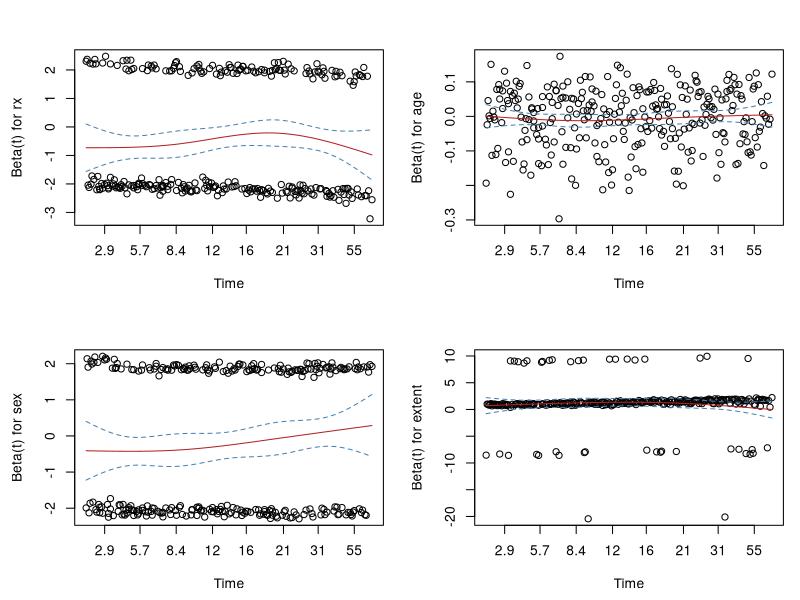

This chart was generated by the following R code:
# ============================================================
# 项目：NCCTG结肠癌辅助化疗试验 生存分析复盘
# 脚本：3-A 环境搭建 + 数据加载 + ITT人群构造
# 数据来源：survival::colon (R package)
# 对应SAP章节：§3 Study Design, §4 Analysis Populations
# ============================================================

# ---- 0. 环境准备 --------------------------------------------

# 清空工作环境，保证可重复性
rm(list = ls())

# 记录R版本（对应SAP §9 Software & Reproducibility）
# 在真实SAP里这个版本号要写死
cat("R version:\n")
print(R.version.string)

# 加载必要包
# 只依赖 survival（base R），避免额外依赖
library(survival)

cat("\nsurvival 包版本:", as.character(packageVersion("survival")), "\n")


# ---- 1. 加载原始数据 ----------------------------------------

# colon数据集说明：
#   - 每个患者有2行，由etype区分：
#     etype = 1: recurrence（复发事件）→ 我们用这个构造RFS
#     etype = 2: death（死亡事件）      → 本项目不用，留作OS备用
#   - 治疗组rx：Obs / Lev / Lev+5FU（三臂）

data(cancer, package = "survival")  # colon在cancer里

# 核查原始数据结构
cat("\n=== 原始数据结构 ===\n")
cat("总行数（应为929患者×2行 = 1858）:", nrow(colon), "\n")
cat("变量列表:\n")
print(names(colon))

cat("\n治疗组×etype 分布（原始三臂）:\n")
print(table(colon$rx, colon$etype,
            dnn = c("治疗组", "etype(1=recurrence,2=death)")))


# ---- 2. 构造ITT分析数据集 -----------------------------------
# 对应SAP §4：ITT Population
# 规则：
#   (a) 只保留recurrence事件行（etype == 1）
#   (b) 只保留Obs和Lev+5FU两个臂（剔除Lev单药组）
#   (c) 按SAP预先指定，Obs为参照组

# (a) + (b) 过滤
adtte <- colon[colon$etype == 1 &
                 colon$rx %in% c("Obs", "Lev+5FU"), ]

# (c) 显式设定因子水平和参照组
#     第一个水平 = Cox参照组
#     Obs在前 → HR解读为"Lev+5FU相对于Obs的风险比"
adtte$rx <- factor(adtte$rx, levels = c("Obs", "Lev+5FU"))

# 派生变量1：node4（是否>4个阳性淋巴结）
# 用途：SAP预设的分层因子
adtte$node4 <- factor(
  ifelse(adtte$nodes > 4, ">4 nodes", "<=4 nodes"),
  levels = c("<=4 nodes", ">4 nodes")
)

# 派生变量2：时间单位转换 天→月
# 用途：报中位生存时间时用月更直观（临床习惯）
# 转换系数：365.25/12 ≈ 30.4375天/月
adtte$time_months <- adtte$time / (365.25 / 12)

# 派生变量3：differ转因子（肿瘤分化程度）
# 原始编码：1=well, 2=moderate, 3=poor
adtte$differ <- factor(adtte$differ,
                       levels = c(1, 2, 3),
                       labels = c("Well", "Moderate", "Poor"))

# 派生变量4：extent转因子（肿瘤局部侵犯程度）
# 原始编码：1=submucosa, 2=muscle, 3=serosa, 4=contiguous
adtte$extent <- factor(adtte$extent,
                       levels = c(1, 2, 3, 4),
                       labels = c("Submucosa", "Muscle",
                                  "Serosa", "Contiguous"))

# 派生变量5：sex转因子
adtte$sex <- factor(adtte$sex,
                    levels = c(0, 1),
                    labels = c("Female", "Male"))


# ---- 3. 数据核查（Data Verification）-----------------------
# 对应SAP §9：Reproducibility
# 这一步必须跑，确认人群构造结果符合预期

cat("\n=== ITT人群核查 ===\n")
cat("ITT总N（预期619）:", nrow(adtte), "\n")

cat("\n治疗组分布:\n")
print(table(adtte$rx, dnn = "治疗组"))

cat("\n事件/删失分布:\n")
print(table(adtte$rx, adtte$status,
            dnn = c("治疗组", "status(1=事件,0=删失)")))

cat("\n分层因子node4分布:\n")
print(table(adtte$rx, adtte$node4,
            dnn = c("治疗组", "node4")))

cat("\n=== 关键协变量缺失情况 ===\n")
miss_vars <- c("nodes", "differ", "extent")
for (v in miss_vars) {
  n_miss <- sum(is.na(adtte[[v]]))
  cat(sprintf("  %-8s: NA = %d 人 (%.1f%%)\n",
              v, n_miss, 100 * n_miss / nrow(adtte)))
}

n_complete <- sum(complete.cases(adtte[, miss_vars]))
n_incomplete <- nrow(adtte) - n_complete
cat("\n任一协变量缺失（将被Cox自动剔除）:", n_incomplete, "人\n")
cat("完整案例（PP-like人群，预期594）:", n_complete, "人\n")


# ---- 4. 构造PP-like人群（用于SA-2）-------------------------
# 对应SAP §4：complete-case subset
# 显式标记，而非依赖Cox自动剔除

adtte_pp <- adtte[complete.cases(adtte[, miss_vars]), ]

cat("\n=== PP-like人群核查 ===\n")
cat("PP-like 总N（预期594）:", nrow(adtte_pp), "\n")
cat("PP-like 治疗组分布:\n")
print(table(adtte_pp$rx, dnn = "治疗组"))


# ---- 5. 保存分析数据集 --------------------------------------
# 在真实项目里，分析数据集要锁定（lock）后才能使用
# 这里我们保存为.RData，后续脚本直接load

save(adtte, adtte_pp,
     file = "adtte.RData")

cat("\n数据集已保存：adtte.RData\n")
cat("  adtte   : ITT人群，N =", nrow(adtte), "\n")
cat("  adtte_pp: PP-like人群，N =", nrow(adtte_pp), "\n")

cat("\n=== 3-A 完成 ===\n")

# ============================================================
# 项目：NCCTG结肠癌辅助化疗试验 生存分析复盘
# 脚本：3-B Table 1 基线特征表
# 对应SAP章节：§5 报告内容 / TFL: Table 1
# 输入：adtte.RData（由3-A生成）
# ============================================================


# ---- 1. 辅助函数：格式化输出 --------------------------------

# 连续变量：返回 "mean ± SD" 字符串
fmt_cont <- function(x) {
  x <- x[!is.na(x)]
  sprintf("%.1f ± %.1f", mean(x), sd(x))
}

# 分类变量某一水平：返回 "n (xx.x%)" 字符串
# 百分比分母用非缺失样本数（这是标准做法）
fmt_cat <- function(x, level) {
  x_nonmiss <- x[!is.na(x)]
  n <- sum(x_nonmiss == level)
  pct <- 100 * n / length(x_nonmiss)
  sprintf("%d (%.1f%%)", n, pct)
}

# 缺失数：返回 "n" 或在无缺失时返回 "0"
fmt_miss <- function(x) {
  as.character(sum(is.na(x)))
}


# ---- 2. 按治疗臂拆分数据 ------------------------------------
obs   <- adtte[adtte$rx == "Obs", ]
combo <- adtte[adtte$rx == "Lev+5FU", ]
all   <- adtte


# ---- 3. 逐行构造Table 1 -------------------------------------
# 每一行是一个 c(变量名, Obs列, Lev+5FU列, Overall列)

cat("============================================================\n")
cat("  Table 1. Baseline Characteristics by Treatment Arm\n")
cat("  (ITT Population, N = 619)\n")
cat("============================================================\n")

# 表头
hdr <- sprintf("%-32s %-18s %-18s %-18s",
               "Characteristic",
               sprintf("Obs (N=%d)", nrow(obs)),
               sprintf("Lev+5FU (N=%d)", nrow(combo)),
               sprintf("Overall (N=%d)", nrow(all)))
cat(hdr, "\n")
cat(strrep("-", 88), "\n")

# 行输出函数
prow <- function(label, c_obs, c_combo, c_all) {
  cat(sprintf("%-32s %-18s %-18s %-18s\n",
              label, c_obs, c_combo, c_all))
}

# --- Age（连续变量）---
prow("Age (years), mean ± SD",
     fmt_cont(obs$age), fmt_cont(combo$age), fmt_cont(all$age))

# --- Sex（分类）---
cat("Sex, n (%)\n")
prow("  Male",
     fmt_cat(obs$sex,"Male"), fmt_cat(combo$sex,"Male"),
     fmt_cat(all$sex,"Male"))
prow("  Female",
     fmt_cat(obs$sex,"Female"), fmt_cat(combo$sex,"Female"),
     fmt_cat(all$sex,"Female"))

# --- node4（分层因子）---
cat("Positive nodes, n (%)\n")
prow("  <=4 nodes",
     fmt_cat(obs$node4,"<=4 nodes"), fmt_cat(combo$node4,"<=4 nodes"),
     fmt_cat(all$node4,"<=4 nodes"))
prow("  >4 nodes",
     fmt_cat(obs$node4,">4 nodes"), fmt_cat(combo$node4,">4 nodes"),
     fmt_cat(all$node4,">4 nodes"))

# --- differ（肿瘤分化，有缺失）---
cat("Differentiation, n (%)\n")
for (lv in c("Well","Moderate","Poor")) {
  prow(paste0("  ", lv),
       fmt_cat(obs$differ,lv), fmt_cat(combo$differ,lv),
       fmt_cat(all$differ,lv))
}
prow("  Missing",
     fmt_miss(obs$differ), fmt_miss(combo$differ),
     fmt_miss(all$differ))

# --- extent（肿瘤侵犯程度）---
cat("Extent of invasion, n (%)\n")
for (lv in c("Submucosa","Muscle","Serosa","Contiguous")) {
  prow(paste0("  ", lv),
       fmt_cat(obs$extent,lv), fmt_cat(combo$extent,lv),
       fmt_cat(all$extent,lv))
}

# --- obstruct（结肠梗阻，0/1变量，作为附加基线特征）---
cat("Colon obstruction, n (%)\n")
prow("  Yes",
     fmt_cat(obs$obstruct,1), fmt_cat(combo$obstruct,1),
     fmt_cat(all$obstruct,1))

# --- 事件数（不是基线特征，但放表末供参考）---
cat(strrep("-", 88), "\n")
prow("Recurrence/death events, n (%)",
     fmt_cat(obs$status,1), fmt_cat(combo$status,1),
     fmt_cat(all$status,1))

cat("============================================================\n")
cat("注：百分比分母为非缺失样本数。\n")
cat("    按CONSORT规范，随机化试验Table 1不报组间检验p值。\n")
cat("============================================================\n")

cat("\n=== 3-B 完成 ===\n")
# ============================================================
# 项目：NCCTG结肠癌辅助化疗试验 生存分析复盘
# 脚本：3-C 主分析
#       KM曲线 + log-rank检验 + stratified Cox模型
# 对应SAP章节：§5.1 Primary Analysis
# 输入：adtte.RData（由3-A生成）
# 输出：Figure 1（KM曲线）、Table 2（主分析结果）
# ============================================================

# 构造Surv对象——后面KM和Cox都要用
# time_months: 天转月（30.4375天/月）
# status: 1=事件（复发或死亡），0=删失
surv_obj <- Surv(adtte$time_months, adtte$status)


# ============================================================
# 第一部分：Kaplan-Meier 估计
# ============================================================

# ---- 1. 拟合KM曲线 ------------------------------------------
# ~ rx：按治疗臂分组
# conf.type = "log-log"：SAP预先指定的CI变换方式
# ⚠️ R默认是"log"，必须显式改成"log-log"
km_fit <- survfit(surv_obj ~ rx,
                  data     = adtte,
                  conf.type = "log-log")

cat("=== KM 估计结果 ===\n")
print(km_fit)

# ---- 2. 中位生存时间 ----------------------------------------
# survfit输出里自带中位生存时间和Brookmeyer-Crowley 95% CI
# ⚠️ R默认就是Brookmeyer-Crowley方法，SAP里要写明
cat("\n=== 中位生存时间（月）及 95% CI ===\n")
med <- summary(km_fit)$table
# 提取中位数和CI（单位：月）
for (i in seq_along(km_fit$strata)) {
  grp <- names(km_fit$strata)[i]
  cat(sprintf("  %s: median = %.1f 月 (95%% CI: %.1f, %.1f)\n",
              grp,
              med[i, "median"],
              med[i, "0.95LCL"],
              med[i, "0.95UCL"]))
}

# ---- 3. 关键时间点生存率 ------------------------------------
# 报1年、3年、5年生存率（SAP预先指定）
cat("\n=== 关键时间点 RFS 率 ===\n")
key_times <- c(12, 36, 60)  # 月
km_summary <- summary(km_fit, times = key_times)

# 按治疗组输出
groups <- levels(adtte$rx)
for (grp in groups) {
  idx <- km_summary$strata == paste0("rx=", grp)
  cat(sprintf("\n  %s:\n", grp))
  for (j in seq_along(key_times)) {
    if (sum(idx) >= j) {
      cat(sprintf("    %d月 RFS率: %.1f%% (95%% CI: %.1f%%, %.1f%%)\n",
                  key_times[j],
                  km_summary$surv[idx][j] * 100,
                  km_summary$lower[idx][j] * 100,
                  km_summary$upper[idx][j] * 100))
    }
  }
}


# ============================================================
# 第二部分：Log-rank 检验
# ============================================================

# ---- 4. 分层log-rank检验 ------------------------------------
# 分层因子：node4（SAP §11.4预先指定）
# 这是我们的primary significance test
lr_test <- survdiff(surv_obj ~ rx + strata(node4),
                    data = adtte)

cat("\n=== 分层 Log-rank 检验 ===\n")
print(lr_test)

# 手动提取p值
p_lr <- pchisq(lr_test$chisq, df = 1, lower.tail = FALSE)
cat(sprintf("  分层log-rank p值: %.4f\n", p_lr))


# ============================================================
# 第三部分：Stratified Cox 比例风险模型（主分析）
# ============================================================

# ---- 5. 主分析Cox模型 ----------------------------------------
# SAP §11.4预先指定：
#   - 分层因子：node4
#   - 协变量调整：age, sex, extent
#   - Tied events：Efron方法（R coxph默认，但SAP需写明）
#   - 参照组：Obs（3-A已显式设定）

cox_primary <- coxph(
  surv_obj ~ rx + strata(node4) + age + sex + extent,
  data   = adtte,
  ties   = "efron"   # 显式指定，对应SAP声明
)

cat("\n=== 主分析：Stratified Cox 模型 ===\n")
print(summary(cox_primary))

# ---- 6. 提取关键结果 ----------------------------------------
cox_sum <- summary(cox_primary)

# HR、95%CI、p值
hr  <- cox_sum$conf.int["rxLev+5FU", "exp(coef)"]
lcl <- cox_sum$conf.int["rxLev+5FU", "lower .95"]
ucl <- cox_sum$conf.int["rxLev+5FU", "upper .95"]
p_wald <- cox_sum$coefficients["rxLev+5FU", "Pr(>|z|)"]

cat("\n=== Table 2：主分析结果汇总 ===\n")
cat("  治疗对比：Lev+5FU vs. Obs\n")
cat(sprintf("  HR: %.2f (95%% CI: %.2f, %.2f)\n", hr, lcl, ucl))
cat(sprintf("  Wald p值: %.4f\n", p_wald))
cat(sprintf("  分层log-rank p值: %.4f\n", p_lr))

# ---- 7. 解读 ------------------------------------------------
cat("\n=== 结果解读 ===\n")
cat(sprintf("  HR = %.2f，即Lev+5FU组每一时刻的复发/死亡风险\n", hr))
cat(sprintf("  是Obs组的 %.0f%%，降低了 %.0f%% 的风险。\n",
            hr * 100, (1 - hr) * 100))
if (p_lr < 0.05) {
  cat("  分层log-rank检验p<0.05，两组RFS差异统计显著。\n")
} else {
  cat("  分层log-rank检验p>=0.05，两组RFS差异未达统计显著。\n")
}


# ============================================================
# 第四部分：KM曲线图（Figure 1）
# ============================================================

# ---- 8. 绘制KM曲线 ------------------------------------------
# 输出到PDF（正式报告用）
pdf("Figure1_KM_curve.pdf", width = 8, height = 6)

# 设置画布——上方留出绘图区域，下方留出number-at-risk表格空间
par(mar = c(8, 5, 4, 2))

# 画KM曲线
plot(km_fit,
     col     = c("steelblue", "firebrick"),  # 两组颜色
     lty     = c(1, 2),                       # 实线/虚线
     lwd     = 2,
     xlab    = "Time (months)",
     ylab    = "Recurrence-Free Survival",
     main    = "Figure 1. Kaplan-Meier Curves for RFS\n(ITT Population)",
     xlim    = c(0, 100),
     ylim    = c(0, 1),
     mark.time = TRUE,   # 在删失点标记竖线
     conf.int  = TRUE)   # 显示95% CI带

# 添加图例
legend("topright",
       legend = c(sprintf("Obs (N=%d)", sum(adtte$rx == "Obs")),
                  sprintf("Lev+5FU (N=%d)", sum(adtte$rx == "Lev+5FU"))),
       col    = c("steelblue", "firebrick"),
       lty    = c(1, 2),
       lwd    = 2,
       bty    = "n")

# 添加HR和p值文字注释
hr_text <- sprintf("HR = %.2f (95%% CI: %.2f, %.2f)\nLog-rank p = %.4f",
                   hr, lcl, ucl, p_lr)
text(x = 5, y = 0.12, labels = hr_text, adj = 0, cex = 0.9)

# ---- 9. Number at risk 表 -----------------------------------
# 标准肿瘤KM曲线必须配number-at-risk表，否则监管不接受
# ⚠️ "必须配number-at-risk"是行业规范，建议核对CONSORT/STEEP规范
at_risk_times <- c(0, 12, 24, 36, 48, 60, 72, 84, 96)
km_nar        <- summary(km_fit, times = at_risk_times)

groups_label <- c("Obs", "Lev+5FU")
colors_nar   <- c("steelblue", "firebrick")

for (g in seq_along(groups_label)) {
  idx <- km_nar$strata == paste0("rx=", groups_label[g])
  nar <- km_nar$n.risk[idx]
  
  # 在图底部写出每个时间点的风险集大小
  mtext(side  = 1,
        line  = 3 + (g - 1) * 1.8,
        at    = at_risk_times,
        text  = as.character(nar),
        cex   = 0.75,
        col   = colors_nar[g])
}

# 在左侧写标签
mtext(side = 1, line = 3,   at = -8, text = "Obs",     cex = 0.8,
      col = "steelblue", adj = 0)
mtext(side = 1, line = 4.8, at = -8, text = "Lev+5FU", cex = 0.8,
      col = "firebrick",  adj = 0)
mtext(side = 1, line = 6.2, at = -8, text = "No. at risk:", cex = 0.8,
      adj = 0)

dev.off()
cat("\nFigure 1 已保存：Figure1_KM_curve.pdf\n")

cat("\n=== 3-C 完成 ===\n")

# ============================================================
# 项目：NCCTG结肠癌辅助化疗试验 生存分析复盘
# 脚本：3-D 比例风险（PH）假设诊断
#       cox.zph检验 + Schoenfeld残差图
# 对应SAP章节：§5.1 Primary Analysis（模型假设核查）
# 输入：adtte.RData（由3-A生成）
# 输出：Figure 3（Schoenfeld残差图）
# ============================================================

# 重建3-C的主分析Cox模型
# 注意：node4是分层变量，分层变量本身不需要满足PH，
#       故cox.zph不检验node4，只检验 rx/age/sex/extent
cox_primary <- coxph(
  surv_obj ~ rx + strata(node4) + age + sex + extent,
  data = adtte,
  ties = "efron"
)

cat("主分析模型已重建，N =", cox_primary$n, "\n\n")


# ============================================================
# 第一部分：cox.zph() —— PH假设的统计检验
# ============================================================

# ---- 1. 运行cox.zph ----------------------------------------
# cox.zph对每个协变量检验"标准化Schoenfeld残差 ~ 时间"的斜率
#   H0: 斜率=0，即PH成立
#   p小 → 拒绝PH → 该变量违反比例风险假设
# transform参数：时间轴怎么变换后再做斜率检验
#   默认"km"——按KM估计变换，是常用稳健选择
ph_test <- cox.zph(cox_primary, transform = "km")

cat("=== cox.zph() PH假设检验结果 ===\n")
print(ph_test)

cat("\n--- 解读规则 ---\n")
cat("每行一个变量 + 最后GLOBAL总检验\n")
cat("p >= 0.05：无证据违反PH（假设大致成立）\n")
cat("p <  0.05：有证据违反PH（该变量效应随时间变化）\n")

# ---- 2. 逐变量判读 -----------------------------------------
cat("\n=== 逐变量判读 ===\n")
ph_tab <- ph_test$table
for (v in rownames(ph_tab)) {
  p_v <- ph_tab[v, "p"]
  verdict <- if (p_v >= 0.05) "PH大致成立" else "PH可能被违反"
  cat(sprintf("  %-10s: p = %.4f  -> %s\n", v, p_v, verdict))
}


# ============================================================
# 第二部分：Schoenfeld残差图 —— PH假设的图形诊断
# ============================================================

# ---- 3. 绘制Schoenfeld残差图 -------------------------------
# 每个变量一个子图：标准化Schoenfeld残差 vs 时间
#   - 散点：每个事件对应一个残差
#   - 实线：残差的平滑曲线，近似 beta(t) 的形状
#   - 虚线：平滑曲线的置信带
# 判读：
#   平滑线水平、置信带能包住一条水平线 → PH成立
#   平滑线明显倾斜/弯曲           → PH被违反
#
# ⚠️ "Schoenfeld残差图是PH诊断标准做法"为方法学共识，
#    建议核对 Therneau & Grambsch《Modeling Survival Data》

# 直接绘到当前图形设备：本地运行时即 R/RStudio 图形窗口，
# 图会即时弹出，便于自己观察、形成判断（不写pdf()堵住窗口）

# 子图布局：rx/age/sex/extent 共4个变量 → 2x2
par(mfrow = c(2, 2), mar = c(4.5, 4.5, 3, 1))

# plot.cox.zph 会为每个变量画一张Schoenfeld残差图
plot(ph_test,
     resid = TRUE,    # 显示残差散点
     se    = TRUE,    # 显示置信带
     col   = c("firebrick", "steelblue"))  # 平滑线/置信带颜色

# 恢复单图布局
par(mfrow = c(1, 1))

cat("\nSchoenfeld残差图已绘制到图形窗口。\n")
cat("请自行观察4条平滑线是否水平、置信带能否包住水平线。\n")

# ---- 可选：如需存文件，解开下面注释 -------------------------
# pdf("Figure3_Schoenfeld.pdf", width = 9, height = 7)
# par(mfrow = c(2, 2), mar = c(4.5, 4.5, 3, 1))
# plot(ph_test, resid = TRUE, se = TRUE,
#      col = c("firebrick", "steelblue"))
# dev.off()


# ============================================================
# 第三部分：结果汇总与结论
# ============================================================

# ---- 4. 生成结论文字 ---------------------------------------
global_p <- ph_tab["GLOBAL", "p"]

cat("\n=== PH诊断结论 ===\n")
cat(sprintf("GLOBAL检验 p = %.4f\n", global_p))

if (global_p >= 0.05) {
  cat("结论：GLOBAL检验未拒绝PH假设。\n")
  cat("      主分析Cox模型的比例风险假设大致成立，\n")
  cat("      HR=0.59可解释为整个随访期内恒定的风险比。\n")
} else {
  cat("结论：GLOBAL检验拒绝PH假设，需逐变量排查。\n")
  cat("      若违反来自治疗变量rx，主分析HR应解释为\n")
  cat("      时间平均效应，并启用预先指定的RMST敏感性分析。\n")
}

# ---- 5. 特别检查治疗变量rx ---------------------------------
# rx是研究变量，它的PH是否成立最关键
p_rx <- ph_tab["rx", "p"]
cat("\n=== 治疗变量rx的PH检验（最关键）===\n")
cat(sprintf("rx 的 PH检验 p = %.4f\n", p_rx))
if (p_rx >= 0.05) {
  cat("治疗效应的比例风险假设成立——\n")
  cat("HR=0.59是对治疗效应的恰当总结。\n")
} else {
  cat("治疗效应可能随时间变化——\n")
  cat("需在CSR中说明，并参考RMST敏感性分析。\n")
}

cat("\n=== 3-D 完成 ===\n")
